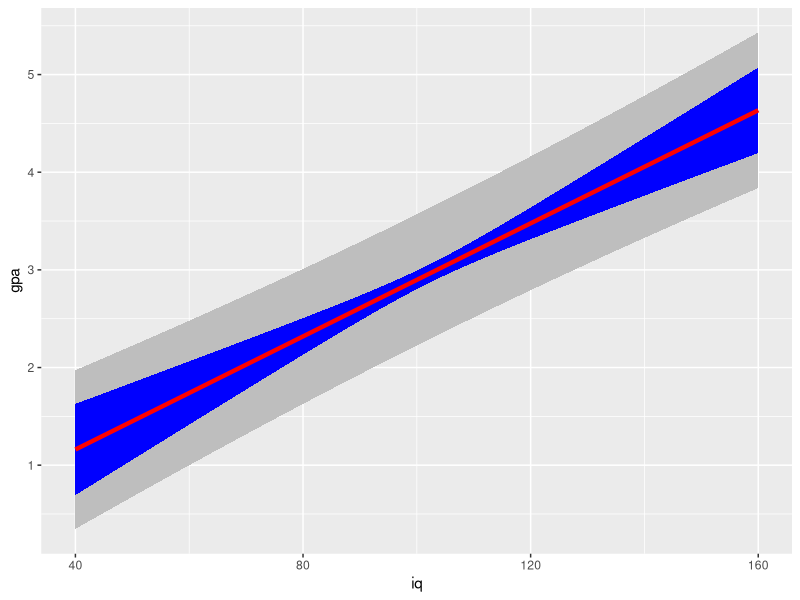

Source code (R):
## ---- chunk 1
library(ggplot2)
IQ = rnorm(50, 100, 15)
GPA = pmax(1, pmin(4.3, round((IQ-100)/15*0.5+2.8+rnorm(length(IQ),0,0.7), 1)))
iq.gpa = data.frame(iq=IQ, gpa=GPA)
g1 = ggplot(iq.gpa, aes(iq,gpa))+
      geom_point(size=2)

( lm.fit = lm(data = iq.gpa, gpa~iq) )
## ---- chunk 2
predict(lm.fit, newdata = data.frame(iq=160), se.fit = T, interval = "confidence", level=0.95)
## ---- chunk 3
n = nrow(iq.gpa)
m.x = mean(iq.gpa$iq)
m.y = mean(iq.gpa$gpa)
s.x = sd(iq.gpa$iq)
s.y = sd(iq.gpa$gpa)
r.xy = cor(iq.gpa$iq, iq.gpa$gpa)
b1 = r.xy*s.y/s.x
b0 = m.y - b1*m.x
s.e = sqrt(sum((iq.gpa$gpa - (iq.gpa$iq*b1 + b0))^2)/(n-2))

new.x = 160
s.yhat.x = function(new.x){s.e*sqrt(1/n + (new.x - m.x)^2/(s.x^2*(n-1)))}
( s.yhat.160 = s.yhat.x(new.x) )
t.crit = qt((1-0.95)/2,n-2)
y.hat = b0 + b1*new.x
( y.hat + c(1,-1)*t.crit*s.yhat.x(new.x) )
## ---- chunk 4
predict(lm.fit, newdata = data.frame(iq=160), se.fit = T, interval = "predict", level=0.95)
## ---- chunk 5
new.x = 160
s.y.x = function(new.x){sqrt(s.e^2 + s.yhat.x(new.x)^2)}
( s.y.160 = s.y.x(new.x) )
t.crit = qt((1-0.95)/2,n-2)
y.hat = b0 + b1*new.x
( y.hat + c(1,-1)*t.crit*s.y.x(new.x) )
## ---- chunk 6
iq = seq(40,160)
y.x = function(x){b0+b1*x}
t.crit = qt(0.05,n-2)
pred.df = data.frame(iq=iq,
                     gpa = y.x(iq),
                     s.yhat.x = s.yhat.x(iq),
                     s.y.x = s.y.x(iq))
ggplot(pred.df, aes(x=iq, y=gpa))+
  geom_ribbon(aes(ymax=gpa+s.y.x, ymin=gpa-s.y.x), fill="gray")+
  geom_ribbon(aes(ymax=gpa+s.yhat.x, ymin=gpa-s.yhat.x), fill="blue")+
  geom_line(aes(x=iq, y=gpa), color="red", size=1.5)
